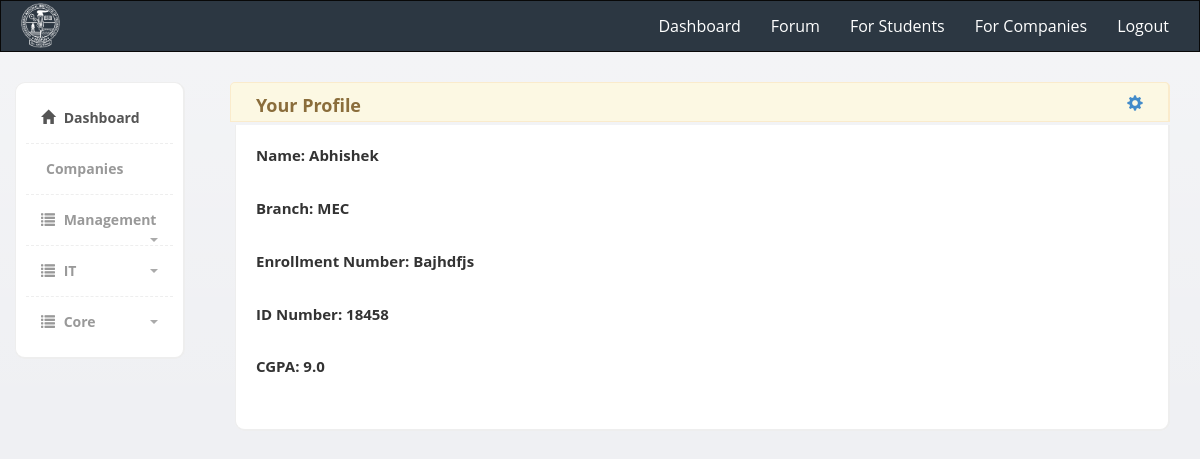
The page /dashboard/ (signed in) on the database its author committed.
### dashboard/models.py (models this page shows, shortened)
class MyUser(AbstractBaseUser):
    email = models.EmailField(
        verbose_name='email address',
        max_length=255,
        unique=True,
    )
    id_no       = models.IntegerField(null=True)
    first_name  = models.CharField(max_length=50, null=True)
    last_name   = models.CharField(max_length=50, null=True)
    branch      = models.CharField(max_length=4, choices=BRANCHES)
    enr_no      = models.CharField(max_length=11, null=True)
    cgpa        = models.FloatField(max_length=5, null=True)
    is_active   = models.BooleanField(default=True)
    is_admin    = models.BooleanField(default=False)
    resume      = models.FileField(null=True)
    objects = MyUserManager()
    USERNAME_FIELD = 'email'
    REQUIRED_FIELDS = []

### dashboard/views.py (the view)
# urls.py: url(r'^dashboard/', include('dashboard.urls', namespace="dashboard")),
@login_required
def dashboard(request):
            context = {
                'management_companies': Companies.objects.filter(company_type='Management'),
                'it_companies': Companies.objects.filter(company_type='IT'),
                'core_companies': Companies.objects.filter(company_type='Core'),
                'enr_no'    : request.user.enr_no,
                'id_no'     : request.user.id_no,
                'cgpa'      : request.user.cgpa,
                'branch'    : request.user.branch,
                'first_name' : request.user.first_name,
                'last_name': request.user.last_name,
            }
            return render(request, 'dashboard/index.html', context)

### dashboard/models.py (called while the page is built)
    @property
    def is_past_due(self):
        return date.today() > self.last_date

### dashboard/templates/dashboard/index.html (shortened to what this page needs)
{% extends 'dashboard/base.html' %}
{% block content_heading %}
    Your Profile
{% endblock %}
{% block cols %}
    col-md-10
{% endblock %}
{% block sidebar %}
    <div class="col-md-2">
		  	<div class="sidebar content-box" style="display: block;">
                <ul class="nav">
                    <li class="current"><a href="{% url 'dashboard:dashboard' %}"><i class="glyphicon glyphicon-home"></i> Dashboard</a></li>
                    <li>
                         <a>
                             Companies
                         </a>
                       </li>
                            <li class="submenu">
                              <a href="#">
                                <i class="glyphicon glyphicon-list"></i> Management
                                <span class="caret pull-right"></span>
                              </a>
                            </li>
                            <li class="submenu">
                              <a href="#">
                                <i class="glyphicon glyphicon-list"></i> IT
                                <span class="caret pull-right"></span>
                              </a>
                            </li>
                            <li class="submenu">
                              <a href="#">
                                <i class="glyphicon glyphicon-list"></i> Core
                                <span class="caret pull-right"></span>
                              </a>
                            </li>
                </ul>
             </div>
		  </div>
{% endblock %}
{% block content %}
    <div class="content-box-large box-with-header" id="info">
        <p><b>Name: {{ first_name }}</b></p>
        <br>
        <p><b>Branch: {{ branch }}</b></p>
        <br>
        <p><b>Enrollment Number: {{ enr_no }}</b></p>
        <br>
        <p><b>ID Number:  {{ id_no }}</b></p>
        <br>
        <p><b>CGPA: {{ cgpa }}</b></p>
        <br>
    </div>
{% endblock %}

### dashboard/static/dashboard/css/styles.css (style rules this page uses)
body { font-family: 'Open Sans', sans-serif; background-color: #f7f7f7; position: relative; margin: 0px; font-size: 12px; padding: 0px; }
#info { font-size: 15px; margin-top: 3px; margin-bottom: 0; margin-left: 5px; }
.content-box, .content-box-large { margin-bottom:30px; background:#fff; border-radius:10px; padding:10px; border-left:1px solid #eee; border-top:1px solid #eee; border-right:2px solid #eee; border-bottom:2px solid #eee; }
.content-box-large { padding: 20px; }
.box-with-header { border-top: none; border-top-left-radius:0px; border-top-right-radius:0px; }
.sidebar ul.nav, .sidebar ul.nav ul { list-style: none; padding: 0px; margin: 0px; }
.sidebar .nav > li { margin: 0; border-bottom:1px dashed #eee; }
.sidebar .nav > li:last-child { border-bottom:0px; }
.sidebar .nav > li > a { font-size: 14px; line-height: 20px; padding: 15px 15px; color: #999; display: block; font-weight:bold; background:none; text-decoration: none; border-top:0px; font-weight:bold; }
.sidebar .nav > li > a > i { margin-right:5px; }
.sidebar .nav li a:hover, .sidebar .nav li.current > a { background: #fff; color: #555; border-bottom:0px; }
.sidebar .nav a .caret { float: right; width: 0; height: 0; display: inline-block; vertical-align: top; border-top: 4px solid #aaa; border-right: 4px solid transparent; border-left: 4px solid transparent; content: ""; margin-top: 8px; margin-left: 2px; }
.login-bg { background: rgba(255, 255, 255, 0); background: -webkit-linear-gradient(rgba(255, 255, 255, 0.3), rgba(255, 255, 255, 0)); background: -moz-linear-gradient(rgba(255, 255, 255, 0.3), rgba(255, 255, 255, 0)); background: -ms-linear-gradient(rgba(255, 255, 255, 0.3), rgba(255, 255, 255, 0)); background: -o-linear-gradient(rgba(255, 255, 255, 0.3), rgba(255, 255, 255, 0)); background: linear-gradient(rgba(255, 255, 255, 0.3), rgba(255, 255, 255, 0)); background-color: #eff0f3; background-repeat: no-repeat; height: 100%; }
body { background-color: #eff0f3; }

### rows shown on the page
MyUser: first_name "Abhishek", branch "MEC", enr_no "Bajhdfjs", cgpa "9.0"

### other values the page prints
{{ id_no }} "18458"
